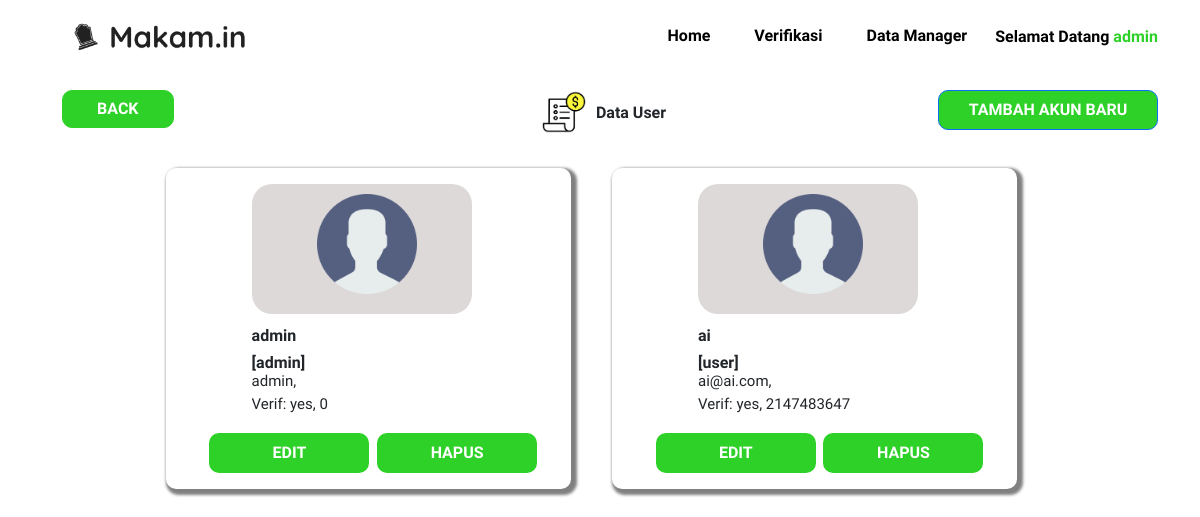
Page /makamin/admin/e-data/user/index.php (signed in) on the earlier database version.
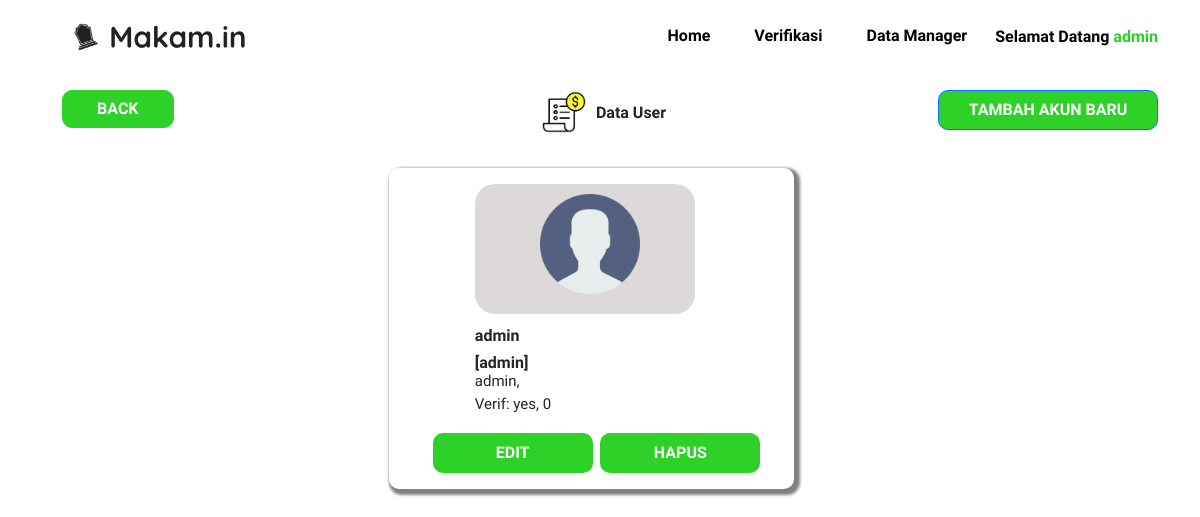
Same page on the later database version.
### tables this page shows
CREATE TABLE `user` (
  `id_user` varchar(11) NOT NULL,
  `status` varchar(6) NOT NULL,
  `email` varchar(50) NOT NULL,
  `telp` varchar(12) NOT NULL,
  `password` varchar(255) NOT NULL,
  `verif` varchar(4) NOT NULL,
  `nama` varchar(100) NOT NULL,
  `nik` varchar(16) NOT NULL,
  `tempat_lahir` varchar(50) NOT NULL,
  `tanggal_lahir` varchar(12) NOT NULL,
  `kawin` varchar(12) NOT NULL,
  `alamat` varchar(200) NOT NULL,
  `negara` varchar(50) NOT NULL,
  `gender` varchar(10) NOT NULL,
  `agama` varchar(10) NOT NULL,
  `pekerjaan` varchar(50) NOT NULL,
  `tgl_verif` varchar(20) NOT NULL,
  `waktu_verif` varchar(20) NOT NULL,
  `tgl_daftar` varchar(20) NOT NULL,
  `waktu_daftar` varchar(20) NOT NULL,
  `bulan_count` int(2) NOT NULL,
  `tahun_count` int(4) NOT NULL
);

### makamin/admin/e-data/user/index.php (the view, shortened to what this page needs)
<?php
include_once("../../../assets/connection.php");
$user = mysqli_query($mysqli, "SELECT * FROM user");
?>
<!doctype html>
<html lang="en">
  <head>
    <link href="../../../bs5/dist/css/bootstrap.min.css" rel="stylesheet">
    <link rel="stylesheet" href="../../../css/navbar.css">
    <link rel="stylesheet" href="../../../css/body.css">
    <link rel="stylesheet" href="../../../css/responsive.css">
    <link rel="stylesheet" href="../../../css/sewa.css">
    <link rel="stylesheet" href="../../../css/pesan.css">
    <link rel="stylesheet" href="../../../css/userverifikasi.css">
    <link rel="stylesheet" href="../../../css/masuk_admin.css">
    <link rel="stylesheet" href="../../../css/styleadmin.css">
    <link rel="stylesheet" href="../../../css/identitasktp.css">
  </head>
  <body>
    <nav class="navbar navbar-expand-lg navbar-light mt-35" id="navbar">
        <div class="container">
            <a class="navbar-brand" href="#">
                <img src="../../../assets/logo.png" height="30px">
            </a>
            <div class="collapse navbar-collapse justify-content-end" id="navbarNav">
                <ul class="nav nav-pills">
                    <li class="nav-item">
                        <a class="nav-link activepage link-navbar tebel-sedang " href="../../">Home &nbsp;&nbsp;</a>
                    </li>
                    <li class="nav-item">
                        <a class="nav-link  activepage link-navbar tebel-sedang" href="../../verifikasi/">Verifikasi &nbsp;&nbsp;</a>
                    </li>
                    <li class="nav-item">
                        <a class="nav-link  activepage link-navbar tebel-sedang" href="#">Data Manager &nbsp;&nbsp;</a>
                    </li>
                    <div class="dropdown">
                        <button class="dropbtn" style="position: static;transform: none;padding: 0;color: black;width: 100%;height: auto;text-transform: none;margin-top: 15px;left: 0;">Selamat Datang <span method="post" name="user" class="users"><?=$_SESSION['nama']?></span>
                        </button>
                    </div>
                </ul>
            </div>
        </div>
    </nav>
    <div class="container">
      <br><br><br><br>
      <center>
        <table>
          <tr>
            <td><img src="../../../assets/berkas.png" style="width: 60px;"></td>
            <td><h1 style="margin: 0;font-family: 'Quicksand', sans-serif;font-weight: bold;font-size: 16px;">Data User</h1></td>
          </tr>
        </table>
        <a href="form/"><button class="btn btn-primary" style="margin-top:-4%;position: static;float: right;transform: none;">Tambah Akun Baru</button></a>
        <a href="../"><button class="btn btn-primary" id="btnback2" style="margin-top:-4%;position: static;float: left;transform: none;">Back</button></a>
      </center>
        <div class="row" style="margin-top: 3%;width: 80%;">
            <?php
              while ($view = mysqli_fetch_array($user)) {
            ?>
            <div class="col-md-6" style="padding-bottom: 2%;padding-right: 337px;">
            <div class="profile-card" id="cardverif" style="height: auto;width: 405px;margin: auto;padding: initial;">
                <div class="profile-content">
                  <table border="0" width="100%">
                    <tr>
                      <td colspan="2">
                        <div class="kotak">
                          <img src="../../../assets/user.png" class="userverifs">
                        </div>
                      </td>
                    </tr>
                    <tr>
                      <td colspan="2">
                        <div class="card-title">
                          <h6 class="dadang max-card"><?=$view['nama']?></h6>
                          <h6 class="makams max-card">[<?=$view['status']?>]</h6>
                          <p class="datauser max-card"><?=$view['email']?>, <br> Verif: <?=$view['verif']?>, <?=$view['telp']?></p>
                        </div>
                      </td>
                    </tr>
                    <tr>
                      <td><center><a href="form/?id=<?=$view['id_user']?>" style="color: white;text-decoration: none;"><button onclick="togglePopup()" style="position: static;margin-left: 15%;top: 0;left: 0;transform: none;"><h6 class="verifusr">Edit</h6></button></a></center></td>
                      <td><a href="../../../assets/delete-user/?id=<?=$view['id_user']?>" style="color: white;text-decoration: none;float: left;"><button onclick="togglePopup()" style="position: static;margin-left: 5%;top: 0;left: 0;transform: none;"><h6 class="verifusr">Hapus</h6></button></a></td>
                    </tr>
                  </table>
                </div>
            </div>
            </div>
          <?php
            }
          ?>
        </div>
      </div>
  </body>
</html>

Differences in the rows shown:
removed user: nama "ai", status "user", email "ai@ai.com", verif "yes", telp "2147483647"
